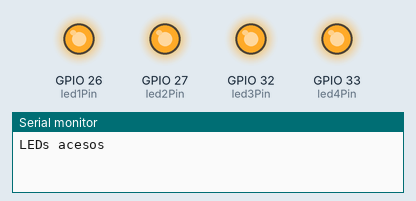
This sketch was run on a simulated ESP32. On the bench: output pins drawn as LEDs (lit = HIGH), the last lines printed to the serial monitor.

Above: at 0.5 s.
At 3.5 s:
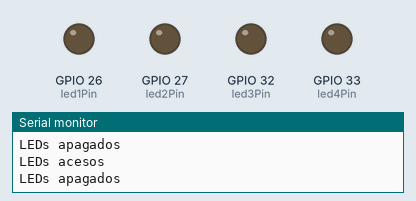
Timing chart, 0 to 4.6 s (numbered marks = the images above):
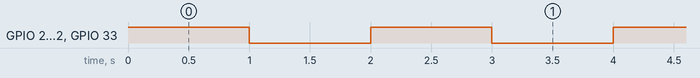

The sketch:

ligaDesligaLed.ino
```cpp
// Definindo os pinos dos LEDs
const int led1Pin = 26;
const int led2Pin = 27;
const int led3Pin = 32;
const int led4Pin = 33;

void setup() {
  // Inicializando os pinos dos LEDs como saída
  pinMode(led1Pin, OUTPUT);
  pinMode(led2Pin, OUTPUT);
  pinMode(led3Pin, OUTPUT);
  pinMode(led4Pin, OUTPUT);

  // Inicializando a comunicação serial
  Serial.begin(115200);
}

void loop() {
  // Acende os LEDs
  digitalWrite(led1Pin, HIGH);
  digitalWrite(led2Pin, HIGH);
  digitalWrite(led3Pin, HIGH);
  digitalWrite(led4Pin, HIGH);

  Serial.println("LEDs acesos");

  // Espera 5 segundos
  delay(1000);

  // Apaga os LEDs
  digitalWrite(led1Pin, LOW);
  digitalWrite(led2Pin, LOW);
  digitalWrite(led3Pin, LOW);
  digitalWrite(led4Pin, LOW);

  Serial.println("LEDs apagados");

  // Espera mais 5 segundos antes de repetir o ciclo
  delay(1000);
}
```

Measured:
- by itself, GPIO 26 (led1Pin), GPIO 27 (led2Pin), GPIO 32 (led3Pin), GPIO 33 (led4Pin): alternates HIGH for 1.0 s and LOW for 1.0 s
